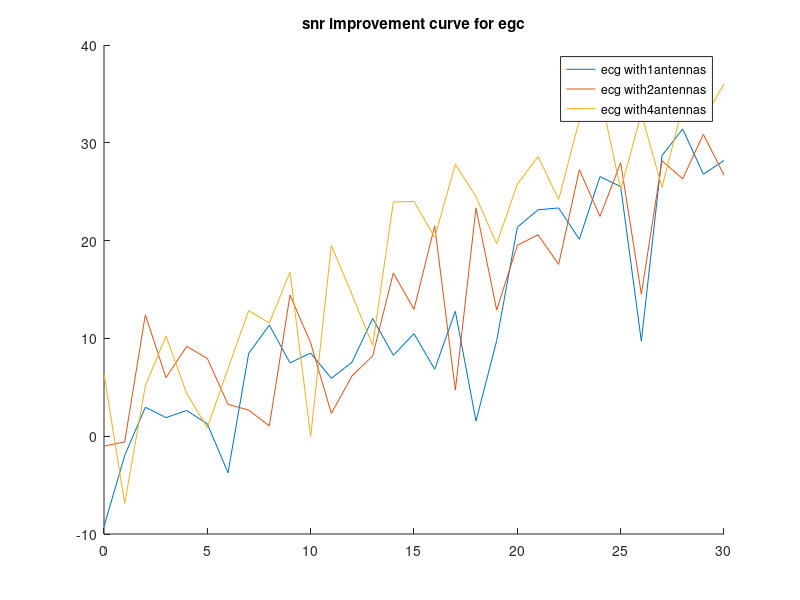

Write MATLAB code to recreate this figure.
clc;
clear;
close;

num_antenna = [1,2,4];
snr_db = 0:1:30;
snr_linear = 10.^(snr_db/10);
p = 1; %power value;
sigma2 = 0.1;

figure;
hold on;

for l = num_antenna
    h_coeff = (randn(l,length(snr_db))+1i*randn(l,length(snr_db)))/sqrt(2);
    snr_output = zeros(1,length(snr_db));
    for j = 1:length(snr_db)
        h_i = h_coeff(:,j);
        snr_output(j) = abs(sum(h_i).^2*snr_linear(j));
    end
    snroutput_db = 10*log10(snr_output);
    plot(snr_db, snroutput_db,'DisplayName',['ecg with',num2str(l),'antennas']);
end
hold off;
title('snr improvement curve for egc')
legend('show')


